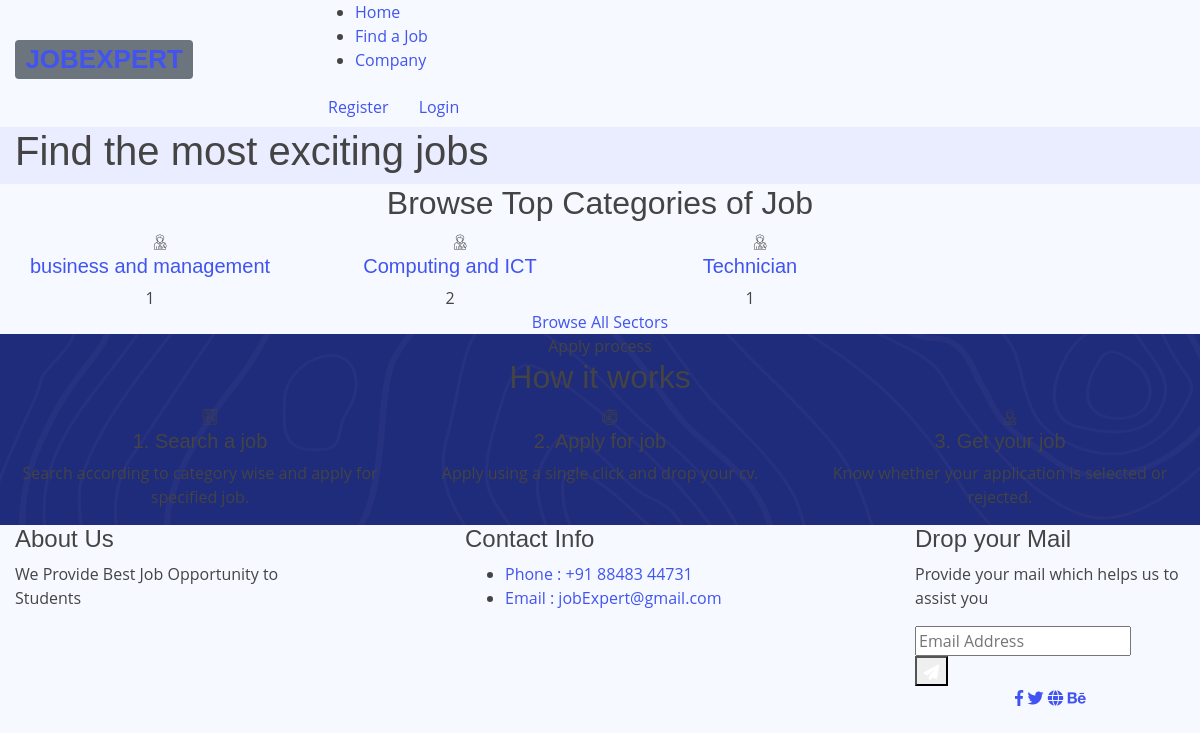
Before: / with the older database file.
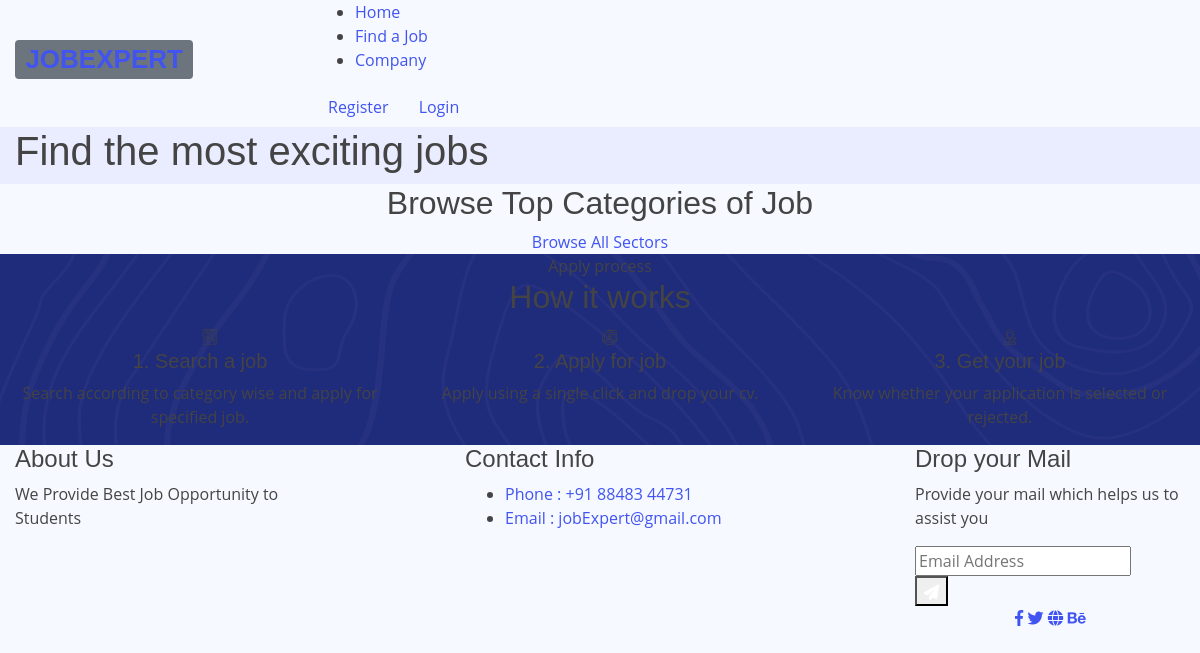
After: the same page with the newer database file.
### tables this page shows
CREATE TABLE `jobs` (
  `job_id` int(11) NOT NULL,
  `job_name` varchar(100) NOT NULL,
  `cat_id` int(11) NOT NULL,
  `Cid` int(11) NOT NULL,
  `jdes` longtext NOT NULL,
  `posted_t_d` date NOT NULL DEFAULT current_timestamp(),
  `jstatus` tinyint(1) NOT NULL
);

CREATE TABLE `category` (
  `cat_id` int(11) NOT NULL,
  `cat_name` varchar(100) NOT NULL
);

### index.php (the view, shortened to what this page needs)
<!doctype html>
<html class="no-js" lang="zxx">
    <head>
            <link href="./company/assets/vendor/bootstrap-icons/bootstrap-icons.css" rel="stylesheet">
            <link rel="stylesheet" href="assets/css/bootstrap.min.css">
            <link rel="stylesheet" href="assets/css/owl.carousel.min.css">
            <link rel="stylesheet" href="assets/css/flaticon.css">
            <link rel="stylesheet" href="assets/css/price_rangs.css">
            <link rel="stylesheet" href="assets/css/slicknav.css">
            <link rel="stylesheet" href="assets/css/animate.min.css">
            <link rel="stylesheet" href="assets/css/magnific-popup.css">
            <link rel="stylesheet" href="assets/css/fontawesome-all.min.css">
            <link rel="stylesheet" href="assets/css/themify-icons.css">
            <link rel="stylesheet" href="assets/css/slick.css">
            <link rel="stylesheet" href="assets/css/nice-select.css">
            <link rel="stylesheet" href="assets/css/style.css">
   </head>
   <body>
    <?php
    include('includes/navbar.php');
    ?>
    <main>
        <div class="slider-area ">
            <div class="slider-active">
                <div class="single-slider slider-height d-flex align-items-center" data-background="assets/img/hero/h1_hero.jpg">
                    <div class="container">
                        <div class="row">
                            <div class="col-xl-6 col-lg-9 col-md-10">
                                <div class="hero__caption">
                                    <h1>Find the most exciting jobs</h1>
                                </div>
                            </div>
                        </div>
                        <div class="row">
                            <div class="col-xl-8">
                            </div>
                        </div>
                    </div>
                </div>
            </div>
        </div>
        <div class="our-services section-pad-t30">
            <div class="container">
                <div class="row">
                    <div class="col-lg-12">
                        <div class="section-tittle text-center">
                            <h2>Browse Top Categories of Job </h2>
                        </div>
                    </div>
                </div>
                <div class="row d-flex justify-contnet-center">
                <?php
                    $cat = $conn->query("select  *,count(j.job_id) as cnt from category c inner join jobs j on c.cat_id = j.cat_id group by c.cat_id");
                    while($catResult = $cat->fetch_assoc()){
                ?>
                    <div class="col-xl-3 col-lg-3 col-md-4 col-sm-6">
                        <div class="single-services text-center mb-30">
                            <div class="services-ion">
                                <span class="flaticon-tour"></span>
                            </div>
                            <div class="services-cap">
                               <h5><a href="job_listing.php"><?php echo $catResult['cat_name'] ?></a></h5>
                                <span><?php echo $catResult['cnt']?></span>
                            </div>
                        </div>
                    </div>
                    <?php } ?>
                </div>
                <div class="row">
                    <div class="col-lg-12">
                        <div class="browse-btn2 text-center mt-50">
                            <a href="job_listing.php" class="border-btn2">Browse All Sectors</a>
                        </div>
                    </div>
                </div>
            </div>
        </div>
        <div class="apply-process-area apply-bg pt-150 pb-150" data-background="assets/img/gallery/how-applybg.png">
            <div class="container">
                <div class="row">
                    <div class="col-lg-12">
                        <div class="section-tittle white-text text-center">
                            <span>Apply process</span>
                            <h2> How it works</h2>
                        </div>
                    </div>
                </div>
                <div class="row">
                    <div class="col-lg-4 col-md-6">
                        <div class="single-process text-center mb-30">
                            <div class="process-ion">
                                <span class="flaticon-search"></span>
                            </div>
                            <div class="process-cap">
                               <h5>1. Search a job</h5>
                               <p>Search according to category wise and apply for specified job.</p>
                            </div>
                        </div>
                    </div>
                    <div class="col-lg-4 col-md-6">
                        <div class="single-process text-center mb-30">
                            <div class="process-ion">
                                <span class="flaticon-curriculum-vitae"></span>
                            </div>
                            <div class="process-cap">
                               <h5>2. Apply for job</h5>
                               <p>Apply using a single click and drop your cv.</p>
                            </div>
                        </div>
                    </div>
                    <div class="col-lg-4 col-md-6">
                        <div class="single-process text-center mb-30">
                            <div class="process-ion">
                                <span class="flaticon-tour"></span>
                            </div>
                            <div class="process-cap">
                               <h5>3. Get your job</h5>
                               <p>Know whether your application is selected or rejected.</p>
                            </div>
                        </div>
                    </div>
                </div>
             </div>
        </div>
    </main>
    <?php
    include('includes/footer.php');
    ?>
    </body>
</html>

### includes/navbar.php (shortened to what this page needs)
<header>
   <div class="header-area header-transparrent">
       <div class="headder-top header-sticky">
            <div class="container">
                <div class="row align-items-center">
                    <div class="col-lg-3 col-md-2">
                        <div class="logo">
                    <h3>
                    <span class="badge badge-secondary"><a href="index.php">JOBEXPERT</a>
                    </span>
                    </h3>
                </div>
                    </div>
                    <div class="col-lg-9 col-md-9">
                        <div class="menu-wrapper">
                            <div class="main-menu">
                                <nav class="d-none d-lg-block">
                                    <ul id="navigation">
                                        <li><a href="../jobExpert/index.php">Home</a></li>
                                        <li><a href="../jobExpert/job_listing.php">Find a Job </a></li>
                                        <li><a href="../jobExpert/companies.php">Company </a></li>
                                    </ul>
                                </nav>
                            </div>
                            <?php
                                include('db/connection.php');
                                if(isset($_SESSION['susername'])){
                                $email =  $_SESSION['susername'];
                                $sql = $conn->query("select * from jobseeker where jusername='$email'");
                                $result = $sql->fetch_assoc();
                              ?>
                              <div class="dropdown show">
                              <a class="nav-link nav-profile d-flex align-items-center pe-0" role="button" id="dropdownMenuLink" data-toggle="dropdown" aria-haspopup="true" aria-expanded="false">
                                        <img src='./login/images/<?php echo $result['image']; ?>' alt="Profile" class="rounded-circle"
                                        style="width:52px;height:50px;margin-right:4px"
                                        >
                                        <span style="color:black;" class="d-none d-md-block dropdown-toggle ps-2"><?php echo $result['fname']." ".$result['lname'] ?></span>
                                    </a>
                                    <!-- <a class="btn btn-secondary dropdown-toggle" href="#" role="button" id="dropdownMenuLink" data-toggle="dropdown" aria-haspopup="true" aria-expanded="false">
                                        Dropdown link
                                    </a> -->
                                    <div class="dropdown-menu" aria-labelledby="dropdownMenuLink">
                                        <li>
                                            <a class="dropdown-item" href="connection.php">
                                            <i class="bi bi-plus"></i>Connection</a>
                                        </li>
                                        <li>
                                        <a class="dropdown-item" href="applied.php">
                                        <i class="bi bi-list-task"></i>Applied Jobs</a>
                                        </li>
                                        <li>
                                        <a class="dropdown-item d-flex align-items-center" data-toggle="modal" data-target="#exampleModalCenter">
                                        <i class="bi bi-pen"></i>
                                        <span>Edit profile</span>
                                       </a>
                                         </li>
                                        <a class="dropdown-item d-flex align-items-center" href="./login/logout.php">
                                        <i class="bi bi-box-arrow-right"></i><span>Sign Out</span>
                                        </a>
                                       </li>
                                    </div>
                                    </div>
                            <?php }else{ ?>
                            <div class="header-btn d-none f-right d-lg-block">
                                <a href="../../jobExpert/login/signup.php" class="btn head-btn1">Register</a>
                                <a href="../../jobExpert/login/login.php" class="btn head-btn2">Login</a>
                            </div>
                                <?php
                                }
                                ?>
                        </div>
                    </div>
                    <div class="col-12">
                    </div>
                </div>
            </div>
       </div>
   </div>
</header>

### includes/footer.php (shortened to what this page needs)
<footer>
        <div class="footer-area footer-bg footer-padding">
            <div class="container">
                <div class="row d-flex justify-content-between">
                    <div class="col-xl-3 col-lg-3 col-md-4 col-sm-6">
                       <div class="single-footer-caption mb-50">
                         <div class="single-footer-caption mb-30">
                             <div class="footer-tittle">
                                 <h4>About Us</h4>
                                 <div class="footer-pera">
                                     <p>We Provide Best Job Opportunity to Students</p>
                                </div>
                             </div>
                         </div>
                       </div>
                    </div>
                    <div class="col-xl-3 col-lg-3 col-md-4 col-sm-5">
                        <div class="single-footer-caption mb-50">
                            <div class="footer-tittle">
                                <h4>Contact Info</h4>
                                <ul>
                                    <li><a href="#">Phone : +91 88483 44731</a></li>
                                    <li><a href="#">Email : jobExpert@gmail.com</a></li>
                                </ul>
                            </div>
                        </div>
                    </div>
                    <div class="col-xl-3 col-lg-3 col-md-4 col-sm-5">
                        <div class="single-footer-caption mb-50">
                            <div class="footer-tittle">
                                <h4>Drop your Mail</h4>
                                <div class="footer-pera footer-pera2">
                                 <p>Provide your mail which helps us to assist you</p>
                             </div>
                             <div class="footer-form" >
                                 <div id="mc_embed_signup">
                                     <form target="_blank" action="https://spondonit.us12.list-manage.com/subscribe/post?u=1462626880ade1ac87bd9c93a&amp;id=92a4423d01"
                                     method="get" class="subscribe_form relative mail_part">
                                         <input type="email" name="email" id="newsletter-form-email" placeholder="Email Address"
                                         class="placeholder hide-on-focus" onfocus="this.placeholder = ''"
                                         onblur="this.placeholder = ' Email Address '">
                                         <div class="form-icon">
                                             <button type="submit" name="submit" id="newsletter-submit"
                                             class="email_icon newsletter-submit button-contactForm"><img src="assets/img/icon/form.png" alt=""></button>
                                         </div>
                                     </form>
                                 </div>
                             </div>
                            </div>
                        </div>
                    </div>
                </div>
            </div>
        </div>
        <div class="footer-bottom-area footer-bg">
            <div class="container">
                <div class="footer-border">
                     <div class="row d-flex justify-content-between align-items-center">
                         <div class="col-xl-10 col-lg-10 ">
                         </div>
                         <div class="col-xl-2 col-lg-2">
                             <div class="footer-social f-right">
                                 <a href="#"><i class="fab fa-facebook-f"></i></a>
                                 <a href="#"><i class="fab fa-twitter"></i></a>
                                 <a href="#"><i class="fas fa-globe"></i></a>
                                 <a href="#"><i class="fab fa-behance"></i></a>
                             </div>
                         </div>
                     </div>
                </div>
            </div>
        </div>
    </footer>

### company/assets/css/style.css (style rules this page uses)
:root { scroll-behavior: smooth; }
body { font-family: "Open Sans", sans-serif; background: #f6f9ff; color: #444444; }
a { color: #4154f1; text-decoration: none; }
h1, h2, h3, h4, h5, h6 { font-family: "Nunito", sans-serif; }
.logo { line-height: 1; }
@media (min-width: 1200px) { .logo { width: 280px; } }
.logo span { font-size: 26px; font-weight: 700; color: #012970; font-family: "Nunito", sans-serif; }

Changed rows visible on the page:
removed jobs: cat.cat_name "business and management", cnt "1"
removed jobs: cat.cat_name "Computing and ICT", cnt "2"
removed jobs: cat.cat_name "Technician", cnt "1"
